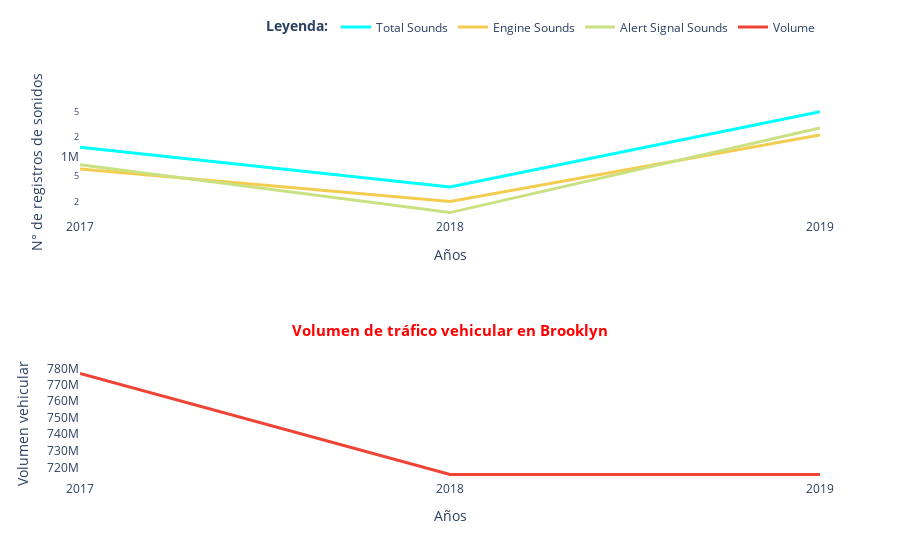

The notebook cell this image was saved under:
### Code cell
plot_count_sounds_vehvol(data_v0, 'brooklyn')

### Figure 1 — Plotly figure (JSON) as saved in the notebook; plotly's stock layout.template omitted (floating-point values rounded to 4 significant figures)
{"data": [{"line": {"color": "aqua", "width": 3}, "mode": "lines", "name": "Total Sounds", "type": "scatter", "x": [2017, 2018, 2019], "xaxis": "x", "y": [1400886, 343416, 4962780], "yaxis": "y"}, {"line": {"color": "#f2cd4f", "width": 3}, "mode": "lines", "name": "Engine Sounds", "type": "scatter", "x": [2017, 2018, 2019], "xaxis": "x", "y": [645999, 205212, 2172525], "yaxis": "y"}, {"line": {"color": "#cae081", "width": 3}, "mode": "lines", "name": "Alert Signal Sounds", "type": "scatter", "x": [2017, 2018, 2019], "xaxis": "x", "y": [754887, 138204, 2790255], "yaxis": "y"}, {"line": {"color": "#ef4335", "width": 3}, "mode": "lines", "name": "Volume", "type": "scatter", "x": [2017, 2018, 2019], "xaxis": "x2", "y": [777300000.0, 715900000.0, 715900000.0], "yaxis": "y2"}], "layout": {"annotations": [{"font": {"color": "red", "size": 15}, "showarrow": false, "text": "<b>Cantidad de registros de sonidos en Brooklyn</b>", "x": 0.5, "xref": "paper", "y": 1.35, "yref": "paper"}, {"font": {"color": "red", "size": 15}, "showarrow": false, "text": "<b>Volumen de tráfico vehicular en Brooklyn</b>", "x": 0.5, "xref": "paper", "y": 0.4, "yref": "paper"}], "legend": {"bgcolor": "rgba(0,0,0,0)", "font": {"size": 12}, "orientation": "h", "title": {"text": "<b>Leyenda:</b>"}, "x": 1, "xanchor": "right", "y": 1.25, "yanchor": "top"}, "plot_bgcolor": "rgba(0,0,0,0)", "xaxis": {"anchor": "y", "domain": [0, 1], "dtick": "M12", "range": [2017, 2019], "tickformat": "%Y", "title": {"text": "Años"}}, "xaxis2": {"anchor": "y2", "domain": [0, 1], "dtick": "M12", "range": [2017, 2019], "tickformat": "%Y", "title": {"text": "Años"}}, "yaxis": {"anchor": "x", "domain": [0.7, 1], "title": {"text": "N° de registros de sonidos"}, "type": "log"}, "yaxis2": {"anchor": "x2", "domain": [0, 0.3], "title": {"text": "Volumen vehicular"}, "type": "log"}}}
